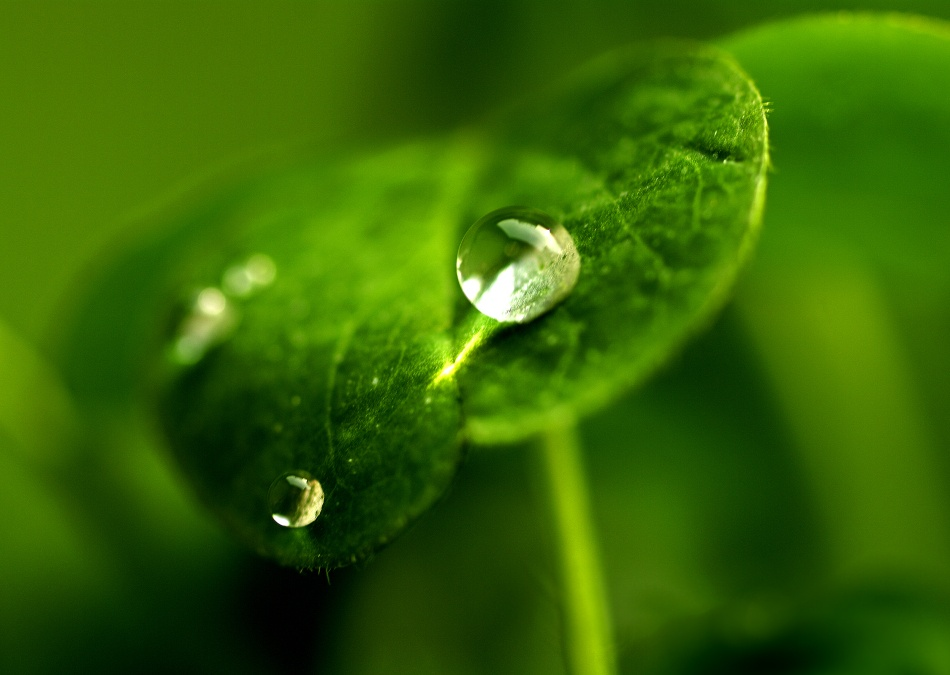
#> input picture Test_project/dataset/dew/2208.jpg, 950 x 675 px; its folder holds only this picture in this run
$ python -i chatbotImage.py   (imports and definitions only)
#> lines starting #> are read from the running program, lines starting #| are printed output that depends on the picture
import os
import cv2
import numpy as np
from sklearn.neighbors import KNeighborsClassifier
from sklearn.preprocessing import LabelEncoder
from skimage.feature import hog  # Thư viện để trích xuất đặc trưng HOG
from PIL import Image  # Sử dụng Pillow để xử lý nhiều định dạng ảnh

# Đường dẫn đến dataset
DATASET_PATH = os.path.join(os.path.dirname(__file__), '../dataset')

# Khởi tạo mô hình KNN
knn_model = None
label_encoder = None

# Hàm để trích xuất đặc trưng HOG từ ảnh
def extract_features(image):
    features, _ = hog(image, orientations=9, pixels_per_cell=(8, 8), cells_per_block=(2, 2), visualize=True)
    return features

# Hàm để load dataset và huấn luyện mô hình
def load_and_train_model():
    global knn_model, label_encoder
    images = []
    labels = []

    # Duyệt qua tất cả các thư mục con trong dataset (các loại thời tiết)
    for weather_type in os.listdir(DATASET_PATH):
        weather_folder = os.path.join(DATASET_PATH, weather_type)
        if os.path.isdir(weather_folder):
            # Duyệt qua từng ảnh trong thư mục thời tiết
            for img_file in os.listdir(weather_folder):
                img_path = os.path.join(weather_folder, img_file)
                img = cv2.imread(img_path, cv2.IMREAD_GRAYSCALE)  # Đọc ảnh dưới dạng grayscale
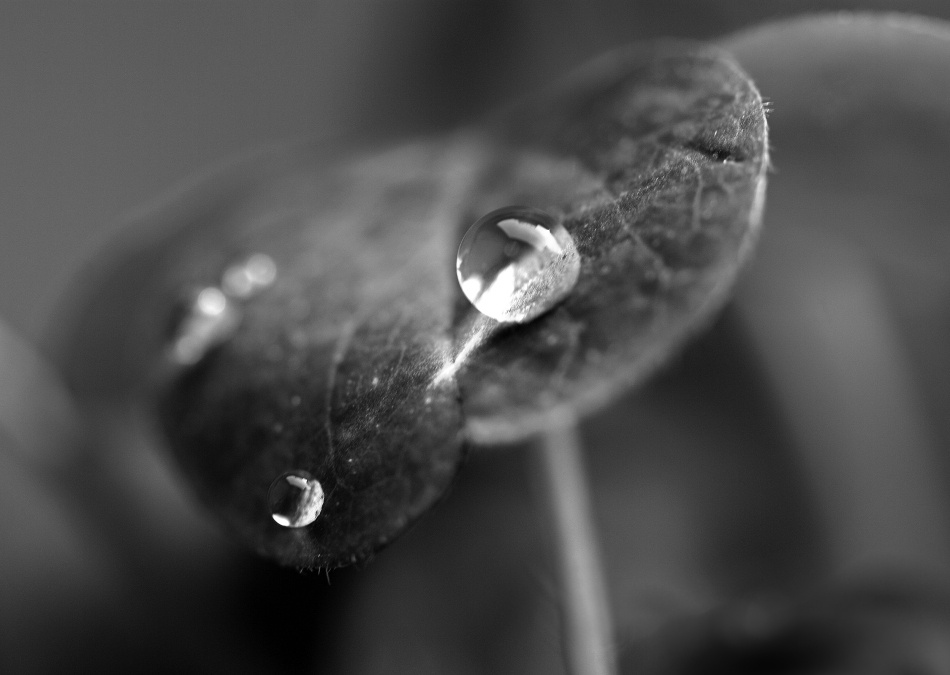
#> img: shape (675, 950); min 0, max 255, mean 75.4

                # Kiểm tra xem ảnh có được đọc đúng hay không
                if img is None:
                    print(f"Error: Could not read image {img_path}, skipping...")
                    continue

                img_resized = cv2.resize(img, (100, 100))  # Resize ảnh về kích thước 100x100
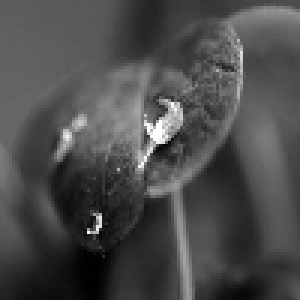
#> img_resized: shape (100, 100) (shown 3 times larger); min 0, max 255, mean 75.4
                features = extract_features(img_resized)  # Trích xuất đặc trưng
#> in extract_features, `features, _ = hog(image, orientations=9, pixels_per_cell=(8, 8), cells..`: features = 4356 values, max 0.663 at index 3824, min 0 at index 53, mean 0.125
                images.append(features)  # Thêm đặc trưng vào danh sách
                labels.append(weather_type)  # Gán nhãn là loại thời tiết

    # Chuyển labels sang dạng số
    label_encoder = LabelEncoder()
    labels = label_encoder.fit_transform(labels)

    # Khởi tạo mô hình KNN
    knn_model = KNeighborsClassifier(n_neighbors=3)
    knn_model.fit(images, labels)
    print("Model training complete.")

# Hàm xử lý hình ảnh người dùng tải lên và trả về loại thời tiết
def process_user_image(image):
    global knn_model, label_encoder

    if knn_model is None or label_encoder is None:
        load_and_train_model()  # Huấn luyện mô hình nếu chưa có

    # Đọc ảnh người dùng và chuyển đổi về định dạng RGB, xử lý nhiều định dạng ảnh
    try:
        img_pil = Image.open(image)  # Sử dụng Pillow để mở ảnh với nhiều định dạng khác nhau
        img_pil = img_pil.convert('L')  # Chuyển ảnh sang grayscale
#> img_pil: PIL image 950x675 L
        img = np.array(img_pil)  # Chuyển ảnh thành mảng numpy
    except Exception as e:
        return f"Error: Could not process the uploaded image. Details: {str(e)}"

    # Kiểm tra kích thước của ảnh
    if img.size == 0:
        return "Error: The uploaded image is empty."

    img_resized = cv2.resize(img, (100, 100))  # Resize ảnh về kích thước 100x100
    features = extract_features(img_resized)  # Trích xuất đặc trưng
#> features = 4356 values, max 0.662 at index 3824, min 0 at index 53, mean 0.125
    features = features.reshape(1, -1)  # Chuẩn bị dữ liệu để đưa vào mô hình

    # Dự đoán loại thời tiết
#> (the run stopped early here; a loop or call above may not have finished)

$ run again, on Test_project/dataset/dew/2214.jpg
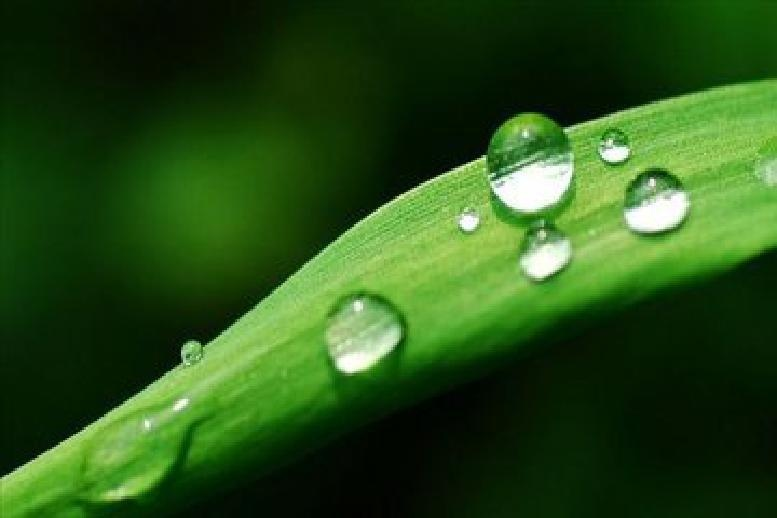
#> input picture Test_project/dataset/dew/2214.jpg, 777 x 518 px
#> in load_and_train_model, `img = cv2.imread(img_path, cv2.IMREAD_GRAYSCALE)`:
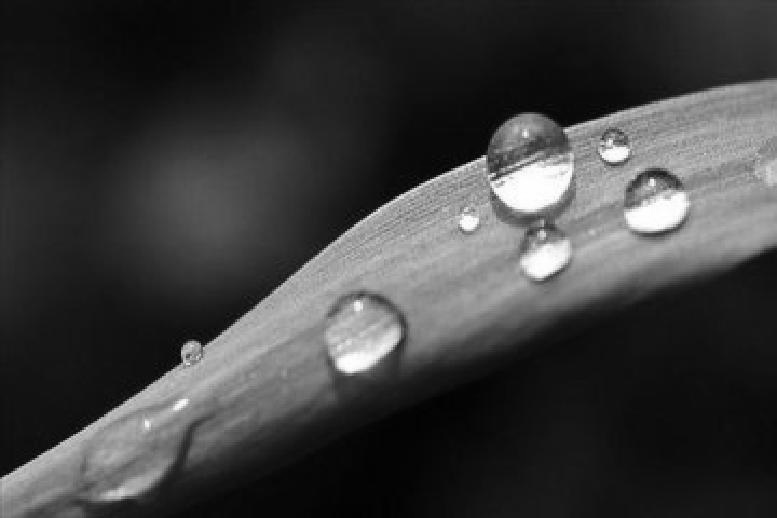
#> img: shape (518, 777); min 0, max 255, mean 60.8
#> in load_and_train_model, `img_resized = cv2.resize(img, (100, 100))`:
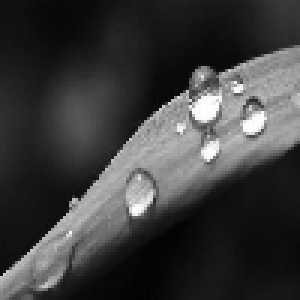
#> img_resized: shape (100, 100) (shown 3 times larger); min 1, max 255, mean 60.8
#> in extract_features, `features, _ = hog(image, orientations=9, pixels_per_cell=(8, 8), cells..`: features = 4356 values, max 0.668 at index 3196, min 0 at index 1, mean 0.117
#> in process_user_image, `features = extract_features(img_resized)`: features = 4356 values, max 0.669 at index 3196, min 0 at index 1, mean 0.117
